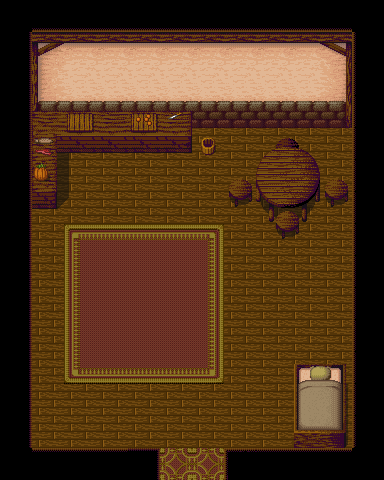

A level layout from a 2D game, rendered from its tile map. Below: a short description, then the map file with tile-grid data replaced by summaries:
An orthogonal 12x15 tile map with 32x32 px tiles, 4 tile layers (Background, Foreground1, Foreground2, Top), 5 tilesets and 9 objects.

<map version="1.0" orientation="orthogonal" width="12" height="15" tilewidth="32" tileheight="32">
 <tileset firstgid="1" name="wooden_roof" tilewidth="32" tileheight="32">
  <image source="wooden_roof.png" width="96" height="128" />
 </tileset>
 <tileset firstgid="13" name="fancy_carpet" tilewidth="32" tileheight="32">
  <image source="fancy_carpet.png" width="96" height="128" />
 </tileset>
 <tileset firstgid="25" name="lower_class" tilewidth="32" tileheight="32">
  <image source="lower_class.png" width="256" height="1408" />
 </tileset>
 <tileset firstgid="377" name="middle_class1" tilewidth="32" tileheight="32">
  <image source="middle_class1.png" width="256" height="1408" />
 </tileset>
 <tileset firstgid="729" name="middle_class3" tilewidth="32" tileheight="32">
  <image source="middle_class3.png" width="256" height="1216" />
 </tileset>
 <layer name="Background" width="12" height="15">
  <data>[180 cells, 132 non-empty, 20 distinct tile ids]</data>
 </layer>
 <layer name="Foreground1" width="12" height="15">
  <data>[180 cells, 37 non-empty, 35 distinct tile ids]</data>
 </layer>
 <layer name="Foreground2" width="12" height="15">
  <data>[180 cells, 7 non-empty, 7 distinct tile ids]</data>
 </layer>
 <layer name="Top" width="12" height="15">
  <data>[180 cells, 48 non-empty, 7 distinct tile ids]</data>
 </layer>
 <objectgroup name="Collision" width="12" height="15">
  <object x="0" y="0" width="32" height="480" />
  <object x="0" y="0" width="384" height="128" />
  <object x="352" y="0" width="32" height="480" />
  <object x="224" y="448" width="160" height="32" />
  <object x="0" y="448" width="160" height="32" />
  <object x="294" y="362" width="51" height="86" />
  <object x="256" y="144" width="64" height="64" />
  <object x="32" y="128" width="24" height="80" />
  <object x="32" y="128" width="160" height="24" />
 </objectgroup>
 <objectgroup name="Warp" width="12" height="15" />
</map>
